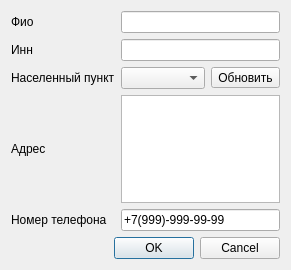
<?xml version="1.0" encoding="UTF-8"?>
<ui version="4.0">
 <class>DelivererDialog</class>
 <widget class="QDialog" name="DelivererDialog">
  <property name="geometry">
   <rect>
    <x>0</x>
    <y>0</y>
    <width>291</width>
    <height>270</height>
   </rect>
  </property>
  <property name="windowTitle">
   <string>Сдатчик</string>
  </property>
  <layout class="QVBoxLayout" name="verticalLayout">
   <item>
    <layout class="QGridLayout" name="gridLayout">
     <item row="5" column="0">
      <widget class="QLabel" name="label_4">
       <property name="text">
        <string>Номер телефона</string>
       </property>
      </widget>
     </item>
     <item row="2" column="0">
      <widget class="QLabel" name="label_5">
       <property name="text">
        <string>Населенный пункт</string>
       </property>
      </widget>
     </item>
     <item row="0" column="0">
      <widget class="QLabel" name="label">
       <property name="text">
        <string>Фио</string>
       </property>
      </widget>
     </item>
     <item row="3" column="0">
      <widget class="QLabel" name="label_2">
       <property name="text">
        <string>Адрес</string>
       </property>
      </widget>
     </item>
     <item row="2" column="1">
      <widget class="QComboBox" name="comboBoxLocality"/>
     </item>
     <item row="1" column="0">
      <widget class="QLabel" name="label_3">
       <property name="text">
        <string>Инн</string>
       </property>
      </widget>
     </item>
     <item row="2" column="2">
      <widget class="QToolButton" name="toolButtonRefresh">
       <property name="toolTip">
        <string>Обновить</string>
       </property>
       <property name="text">
        <string>Обновить</string>
       </property>
       <property name="icon">
        <iconset resource="../../res.qrc">
         <normaloff>:/img/refresh.png</normaloff>:/img/refresh.png</iconset>
       </property>
      </widget>
     </item>
     <item row="1" column="1" colspan="2">
      <widget class="QLineEdit" name="lineEditInn">
       <property name="inputMask">
        <string>999999999999</string>
       </property>
      </widget>
     </item>
     <item row="0" column="1" colspan="2">
      <widget class="QLineEdit" name="lineEditName"/>
     </item>
     <item row="5" column="1" colspan="2">
      <widget class="QLineEdit" name="lineEditPhoneNumber">
       <property name="inputMask">
        <string>+7(999)-999-99-99</string>
       </property>
       <property name="text">
        <string>+7(999)-999-99-99</string>
       </property>
      </widget>
     </item>
     <item row="3" column="1" colspan="2">
      <widget class="QTextEdit" name="textEditAddress"/>
     </item>
    </layout>
   </item>
   <item>
    <widget class="QDialogButtonBox" name="buttonBox">
     <property name="orientation">
      <enum>Qt::Horizontal</enum>
     </property>
     <property name="standardButtons">
      <set>QDialogButtonBox::Cancel|QDialogButtonBox::Ok</set>
     </property>
    </widget>
   </item>
  </layout>
 </widget>
 <tabstops>
  <tabstop>lineEditName</tabstop>
  <tabstop>lineEditInn</tabstop>
  <tabstop>comboBoxLocality</tabstop>
  <tabstop>textEditAddress</tabstop>
  <tabstop>lineEditPhoneNumber</tabstop>
 </tabstops>
 <resources>
  <include location="../../res.qrc"/>
 </resources>
 <connections>
  <connection>
   <sender>buttonBox</sender>
   <signal>accepted()</signal>
   <receiver>DelivererDialog</receiver>
   <slot>accept()</slot>
   <hints>
    <hint type="sourcelabel">
     <x>248</x>
     <y>254</y>
    </hint>
    <hint type="destinationlabel">
     <x>157</x>
     <y>274</y>
    </hint>
   </hints>
  </connection>
  <connection>
   <sender>buttonBox</sender>
   <signal>rejected()</signal>
   <receiver>DelivererDialog</receiver>
   <slot>reject()</slot>
   <hints>
    <hint type="sourcelabel">
     <x>316</x>
     <y>260</y>
    </hint>
    <hint type="destinationlabel">
     <x>286</x>
     <y>274</y>
    </hint>
   </hints>
  </connection>
 </connections>
</ui>
